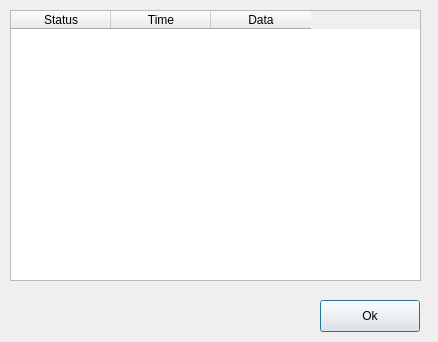
<?xml version="1.0" encoding="UTF-8"?>
<ui version="4.0">
 <class>DialogProtocol</class>
 <widget class="QDialog" name="DialogProtocol">
  <property name="geometry">
   <rect>
    <x>0</x>
    <y>0</y>
    <width>438</width>
    <height>342</height>
   </rect>
  </property>
  <property name="windowTitle">
   <string>Dialog</string>
  </property>
  <widget class="QTableWidget" name="tableWidget">
   <property name="geometry">
    <rect>
     <x>10</x>
     <y>10</y>
     <width>411</width>
     <height>271</height>
    </rect>
   </property>
   <column>
    <property name="text">
     <string>Status</string>
    </property>
   </column>
   <column>
    <property name="text">
     <string>Time</string>
    </property>
   </column>
   <column>
    <property name="text">
     <string>Data</string>
    </property>
   </column>
  </widget>
  <widget class="QPushButton" name="okButton">
   <property name="geometry">
    <rect>
     <x>320</x>
     <y>300</y>
     <width>100</width>
     <height>32</height>
    </rect>
   </property>
   <property name="text">
    <string>Ok</string>
   </property>
  </widget>
 </widget>
 <resources/>
 <connections/>
</ui>
